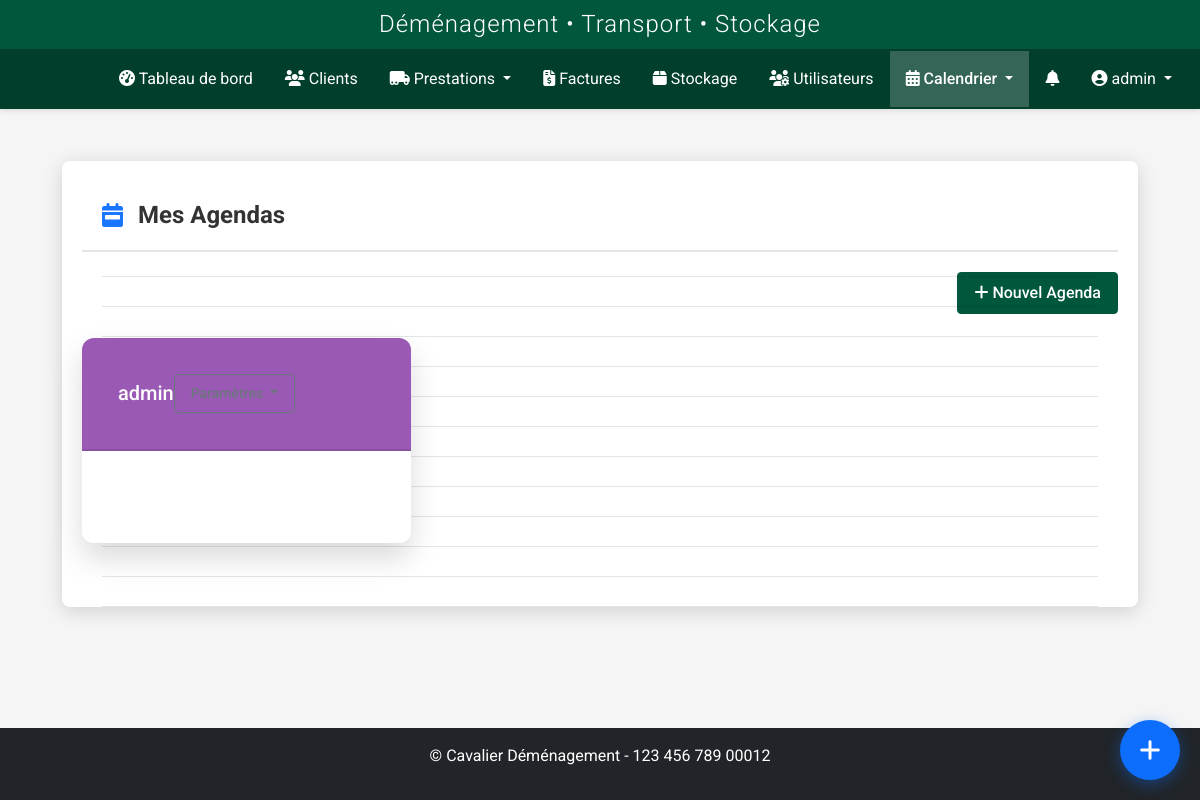
The page /calendrier/agendas (signed in) on the database as committed earlier.
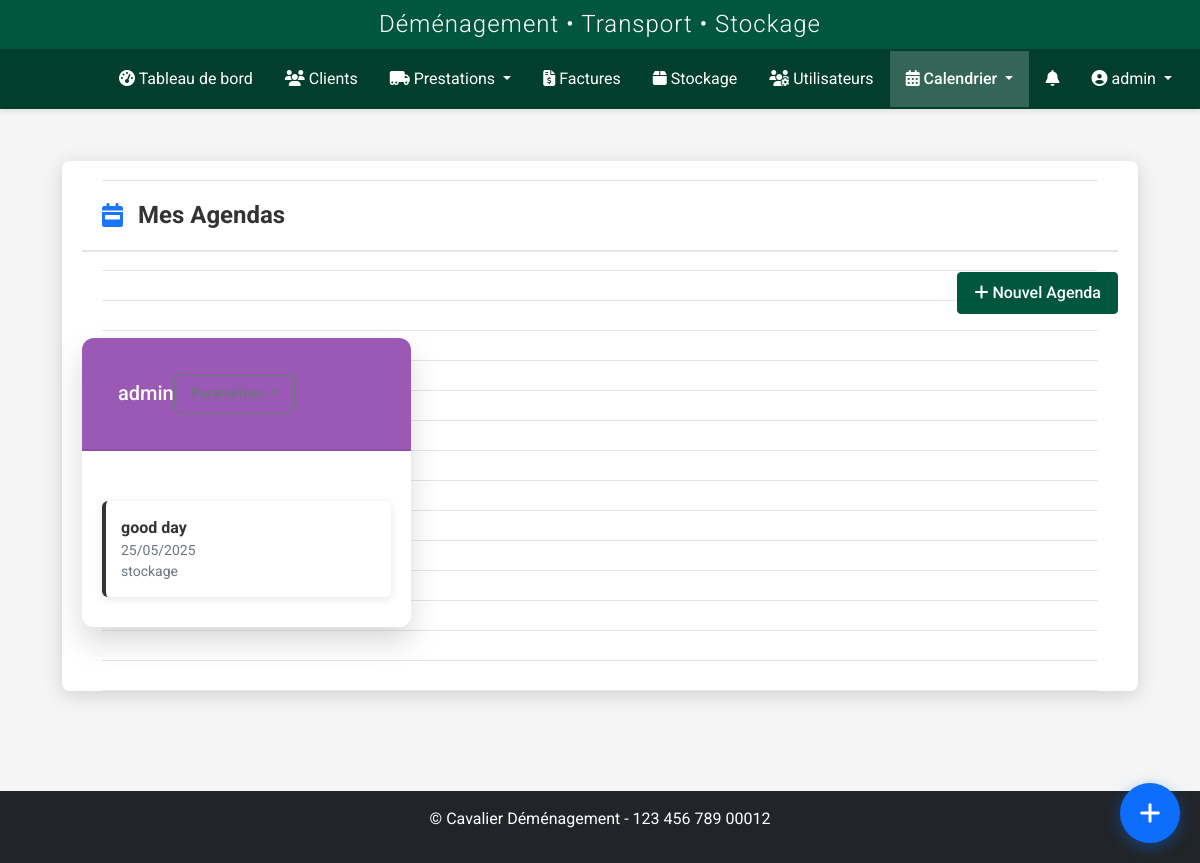
The same page on the database as committed later.
### models.py (models this page shows, shortened)
class User(UserMixin, db.Model):
    id = db.Column(db.Integer, primary_key=True)
    nom = db.Column(db.String(64), nullable=False)
    prenom = db.Column(db.String(64), nullable=False)
    username = db.Column(db.String(64), unique=True, nullable=False)
    email = db.Column(db.String(120), unique=True, nullable=True)
    password_hash = db.Column(db.String(256), nullable=False)
    role = db.Column(db.String(20), nullable=False, default='transporteur')
    statut = db.Column(db.String(20), nullable=False, default='actif')
    vehicule = db.Column(db.String(100), nullable=True)
    type_vehicule_id = db.Column(db.Integer, db.ForeignKey('type_vehicule.id'), nullable=True)
    permis_conduire = db.Column(db.String(50), nullable=True)
    notes = db.Column(db.Text, nullable=True)
    derniere_connexion = db.Column(db.DateTime, nullable=True)
    date_creation = db.Column(db.DateTime, nullable=False, default=datetime.utcnow)
    prestations = db.relationship('Prestation', secondary=prestation_transporteurs, back_populates='transporteurs')
    type_vehicule = db.relationship('TypeVehicule', backref='transporteurs')
    def is_admin(self):
        return self.role in ['admin', 'superadmin']
    def is_transporteur(self):
        return self.role == 'transporteur' or self.is_admin()

class Agenda(db.Model):
    id = db.Column(db.Integer, primary_key=True)
    nom = db.Column(db.String(100), nullable=False)
    description = db.Column(db.Text, nullable=True)
    type_agenda = db.Column(db.String(50), nullable=False)
    couleur = db.Column(db.String(7), nullable=False, default="#3498db")  # Format: #RRGGBB
    date_creation = db.Column(db.DateTime, nullable=False, default=datetime.utcnow)
    user_id = db.Column(db.Integer, db.ForeignKey('user.id'), nullable=False)
    vehicule_id = db.Column(db.Integer, db.ForeignKey('vehicules.id'), nullable=True)
    observations = db.Column(db.JSON, nullable=True)  # Pour stocker plusieurs observations
    archive = db.Column(db.Boolean, default=False)
    user = db.relationship('User', backref='agendas')
    vehicule = db.relationship('Vehicule', backref='agendas', lazy=True)
    evenements = db.relationship('Evenement', back_populates='agenda', lazy='dynamic')
    utilisateurs_partages = db.relationship('User',
        secondary=agenda_partage,
        backref=db.backref('agendas_partages', lazy='dynamic'),
        lazy='dynamic')

class Evenement(db.Model):
    id = db.Column(db.Integer, primary_key=True)
    titre = db.Column(db.String(255), nullable=False)
    type_evenement = db.Column(db.String(50), nullable=False)
    date_debut = db.Column(db.DateTime, nullable=False)
    date_fin = db.Column(db.DateTime, nullable=True)
    observations = db.Column(db.Text, nullable=True)
    archive = db.Column(db.Boolean, default=False)
    date_creation = db.Column(db.DateTime, nullable=False, default=datetime.utcnow)
    user_id = db.Column(db.Integer, db.ForeignKey('user.id'), nullable=False)
    agenda_id = db.Column(db.Integer, db.ForeignKey('agenda.id'), nullable=False)
    prestation_id = db.Column(db.Integer, db.ForeignKey('prestation.id'), nullable=True)
    version = db.Column(db.Integer, default=1)
    user = db.relationship('User', backref='evenements')
    agenda = db.relationship('Agenda', back_populates='evenements')
    prestation = db.relationship('Prestation', backref=db.backref('evenement', uselist=False))

### routes/calendrier.py (the view)
@calendrier_bp.route('/agendas')
@login_required
def liste_agendas():
    try:
        form = AgendaForm()
        form.user_id.data = current_user.id
        agendas_propres = Agenda.query.filter_by(user_id=current_user.id, archive=False).all()
        agendas_partages = current_user.agendas_partages.filter_by(archive=False).all()
        agendas = agendas_propres + agendas_partages
        return render_template(
            'calendrier/agendas.html',
            agendas=agendas,
            agendas_propres=len(agendas_propres),
            agendas_partages=len(agendas_partages),
            form=form,
            now=datetime.utcnow,
            Evenement=Evenement,
            and_=and_,
            est_proprietaire=lambda a: a.user_id == current_user.id
        )
    except Exception as e:
        current_app.logger.error(f'Erreur lors de l\'affichage des agendas: {str(e)}')
        flash('Une erreur est survenue lors du chargement des agendas.', 'danger')
        return redirect(url_for('dashboard.index'))

### templates/calendrier/agendas.html (shortened to what this page needs)
{% extends 'base.html' %}
{% block content %}
<div class="agenda-container">
    <div class="agenda-header">
        <i class="fas fa-calendar-week"></i>
        <h1>Mes Agendas</h1>
    </div>
    <div class="d-flex justify-content-end mb-4">
        <button type="button" class="btn btn-primary" data-bs-toggle="modal" data-bs-target="#nouvelAgendaModal">
            <i class="fas fa-plus"></i> Nouvel Agenda
        </button>
    </div>
    <div class="row">
        {% for agenda in agendas %}
        <div class="col-md-4 mb-4">
            <div class="agenda-card" data-type="{{ agenda.type_agenda }}" data-color="{{ agenda.couleur }}">
                <div class="agenda-header agenda-type-{{ agenda.type_agenda }}">
                    <div class="d-flex justify-content-between align-items-center p-3">
                        <div>
                            <h5 class="mb-0">
                                {{ agenda.nom }}
                            </h5>
                        </div>
                        <div class="dropdown">
                            <button class="btn btn-sm btn-outline-secondary dropdown-toggle" type="button" id="dropdownMenuButton{{ agenda.id }}" data-bs-toggle="dropdown" aria-expanded="false">
                            </button>
                        </div>
                    </div>
                </div>
                <div class="agenda-content">
                    <ul class="agenda-events">
                        {% if agenda.evenements %}
                            {% set prochains_evenements = agenda.evenements.filter(and_(Evenement.date_debut >= now(), Evenement.archive == False)).order_by(Evenement.date_debut.asc()).limit(3).all() %}
                            {% if prochains_evenements %}
                                {% for evenement in prochains_evenements %}
                                <li class="agenda-event">
                                    <strong>{{ evenement.titre }}</strong>
                                    <small class="text-muted d-block">{{ evenement.date_debut.strftime('%d/%m/%Y') }}</small>
                                    {% if evenement.type_evenement %}
                                        <small class="text-muted d-block">{{ evenement.type_evenement }}</small>
                                    {% endif %}
                                </li>
                                {% endfor %}
                            {% else %}
                                <li class="text-muted text-center py-3">
                                    {% set max_events = 3 %}
                                </li>
                            {% endif %}
                        {% endif %}
                    </ul>
                </div>
            </div>
        </div>
        {% endfor %}
    </div>
</div>
{% endblock %}

### templates/base.html (shortened to what this page needs)
<!DOCTYPE html>
<html lang="fr">
<head>
    <link href="https://cdn.jsdelivr.net/npm/bootstrap@5.2.3/dist/css/bootstrap.min.css" rel="stylesheet">
    <link rel="stylesheet" href="https://cdnjs.cloudflare.com/ajax/libs/font-awesome/6.2.1/css/all.min.css">
    <link rel="stylesheet" href="https://cdnjs.cloudflare.com/ajax/libs/toastr.js/latest/toastr.min.css">
    <link href="https://cdn.jsdelivr.net/npm/fullcalendar@5.11.3/main.min.css" rel="stylesheet">
    <link href="https://cdn.jsdelivr.net/npm/summernote@0.8.18/dist/summernote-lite.min.css" rel="stylesheet">
    <link rel="stylesheet" href="{{ url_for('static', filename='css/style.css') }}">
    <link rel="stylesheet" href="{{ url_for('static', filename='css/notification-flash.css') }}">
    <link rel="stylesheet" href="{{ url_for('static', filename='css/notifications.css') }}">
    <link rel="stylesheet" href="{{ url_for('static', filename='css/prestations.css') }}">
    <link rel="stylesheet" href="{{ url_for('static', filename='css/custom-calendar.css') }}">
    <link rel="stylesheet" href="{{ url_for('static', filename='css/navbar-logos.css') }}">
    <link rel="stylesheet" href="{{ url_for('static', filename='css/whatsapp-buttons.css') }}">
    <link rel="stylesheet" href="{{ url_for('static', filename='css/quick-access-bubble.css') }}">
</head>
<body {% if current_user.is_authenticated %}data-user-role="{{ current_user.role }}" data-user-id="{{ current_user.id }}"{% endif %}>
    {% if current_user.is_authenticated %}
        <header>
            <div class="app-header">
                <h2>Déménagement • Transport • Stockage</h2>
            </div>
            <nav class="navbar navbar-dark navbar-expand-lg">
                <div class="container-fluid">
                    <a class="navbar-brand" href="{{ url_for('dashboard.index') }}">
                        <div class="logo-slideshow">
                        </div>
                    </a>
                    <div class="collapse navbar-collapse" id="navbarMain">
                        <ul class="navbar-nav me-auto mb-2 mb-lg-0">
                            <li class="nav-item">
                                <a class="nav-link {% if request.endpoint == 'dashboard.index' %}active{% endif %}" href="{{ url_for('dashboard.index') }}">
                                    <i class="fas fa-tachometer-alt"></i> Tableau de bord
                                </a>
                            </li>
                            <li class="nav-item">
                                <a class="nav-link {% if request.endpoint.startswith('client.') %}active{% endif %}" href="{{ url_for('client.index') }}">
                                    <i class="fas fa-users"></i> Clients
                                </a>
                            </li>
                            <li class="nav-item dropdown">
                                <a class="nav-link dropdown-toggle {% if request.endpoint.startswith('prestation.') %}active{% endif %}" href="#" id="prestationsDropdown" role="button" data-bs-toggle="dropdown" aria-expanded="false">
                                    <i class="fas fa-truck-moving"></i> Prestations
                                </a>
                            </li>
                            <li class="nav-item">
                                <a class="nav-link {% if request.endpoint.startswith('facture.') %}active{% endif %}" href="{{ url_for('facture.index') }}">
                                    <i class="fas fa-file-invoice-dollar"></i> Factures
                                </a>
                            </li>
                            <li class="nav-item">
                                <a class="nav-link {% if request.endpoint.startswith('stockage.') %}active{% endif %}" href="{{ url_for('stockage.index') }}">
                                    <i class="fas fa-box"></i> Stockage
                                </a>
                            </li>
                            {% if current_user.is_admin %}
                            <li class="nav-item">
                                <a class="nav-link {% if request.endpoint.startswith('user.') %}active{% endif %}" href="{{ url_for('user.index') }}">
                                    <i class="fas fa-users-cog"></i> Utilisateurs
                                </a>
                            </li>
                            {% endif %}
                            <li class="nav-item dropdown">
                                <a class="nav-link dropdown-toggle {% if request.endpoint.startswith('calendrier.') %}active{% endif %}" href="#" id="calendrierDropdown" role="button" data-bs-toggle="dropdown" aria-expanded="false">
                                    <i class="fas fa-calendar-alt"></i> Calendrier
                                </a>
                            </li>
                        </ul>
                        <ul class="navbar-nav">
                            {% if current_user.is_authenticated and (current_user.is_transporteur() or current_user.is_admin() or current_user.role in ['commercial', 'superadmin']) %}
                            <li class="nav-item">
                                <a href="{{ url_for('transporteur_prestations.notifications') }}" class="nav-link position-relative">
                                    <i class="fas fa-bell"></i>
                                </a>
                            </li>
                            {% endif %}
                            <li class="nav-item dropdown">
                                <a class="nav-link dropdown-toggle" href="#" id="userDropdown" role="button" data-bs-toggle="dropdown">
                                    <i class="fas fa-user-circle"></i> {{ current_user.username }}
                                </a>
                            </li>
                        </ul>
                    </div>
                </div>
            </nav>
        </header>
        <main class="main-content">
            <div class="container">
                {% block content %}{% endblock %}
            </div>
        </main>
        <footer class="mt-5 py-3 bg-dark text-white">
            <div class="container text-center">
                <p>&copy; {{ config.COMPANY_FULL_NAME }} - {{ config.COMPANY_SIRET }}</p>
            </div>
        </footer>
    {% else %}
        <main class="main-content">
            <div class="container">
                {% block auth_content %}{% endblock %}
            </div>
        </main>
    {% endif %}
</body>
</html>

Rows that differ between the two databases and show on the page:
added Evenement: titre "good day", date_debut "25/05/2025", type_evenement "stockage"
